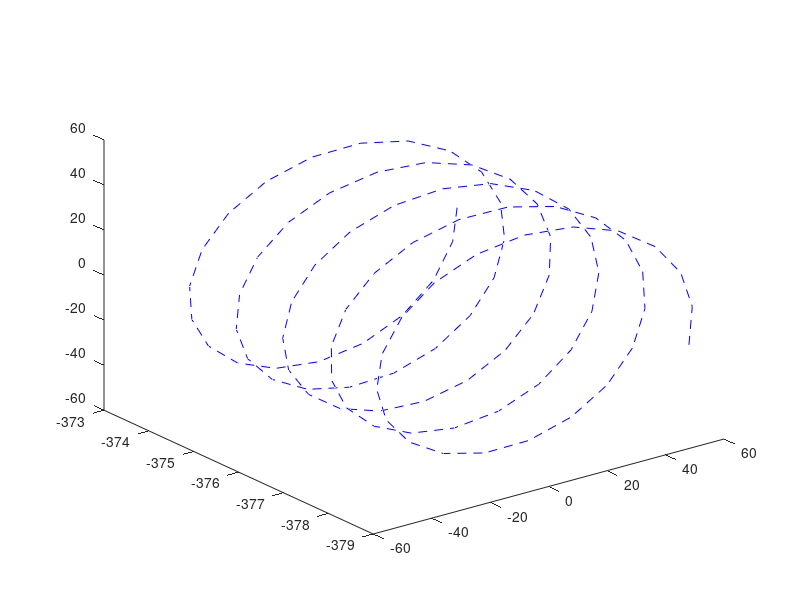

Write MATLAB code to recreate this figure.
% generate helix path
function [x, y, z] = generate_helix    
    r = 50; % radius of helix
    t = linspace(1,2*pi,100);
    x = r*cos(6*t);
    y = t-380;
    z = r*sin(6*t);
    figure(1)
    view(2)
    plot3(x,y,z,'--blue')
end